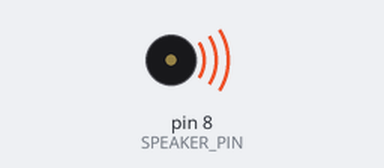
Simulated run of this sketch. Board: Arduino Uno, built with avr-gcc and run on an emulated ATmega328P. Shown: buzzer (waves = sounding).

Above: at 0.9 s.
At 2.9 s:
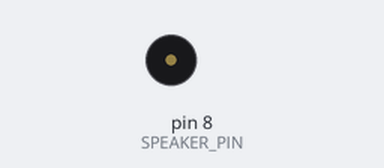
Timing chart, 0 to 3.6 s (numbered marks = the images above):
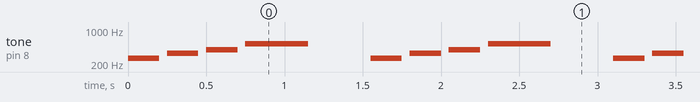

The sketch:

tune.ino
```cpp
// Play a short tune on a piezo buzzer.
//
// Wiring:
//   - One leg of the piezo to pin 8.
//   - The other leg to GND.

const int SPEAKER_PIN = 8;

// A few note frequencies in Hz. Add more if you want to extend
// the song — middle C is 262.
const int NOTE_C4 = 262;
const int NOTE_E4 = 330;
const int NOTE_G4 = 392;
const int NOTE_C5 = 523;

void setup() {
  // Nothing to set up — tone() handles the pin.
}

void loop() {
  tone(SPEAKER_PIN, NOTE_C4, 200);
  delay(250);
  tone(SPEAKER_PIN, NOTE_E4, 200);
  delay(250);
  tone(SPEAKER_PIN, NOTE_G4, 200);
  delay(250);
  tone(SPEAKER_PIN, NOTE_C5, 400);
  delay(800);
}
```

Measured:
- by itself, tone on pin 8 (SPEAKER_PIN): repeats every 1.6 s: silent 0.05 s, 330 Hz 0.20 s, silent 0.05 s, 392 Hz 0.20 s, silent 0.05 s, 523 Hz 0.40 s, silent 0.40 s, 262 Hz 0.20 s
